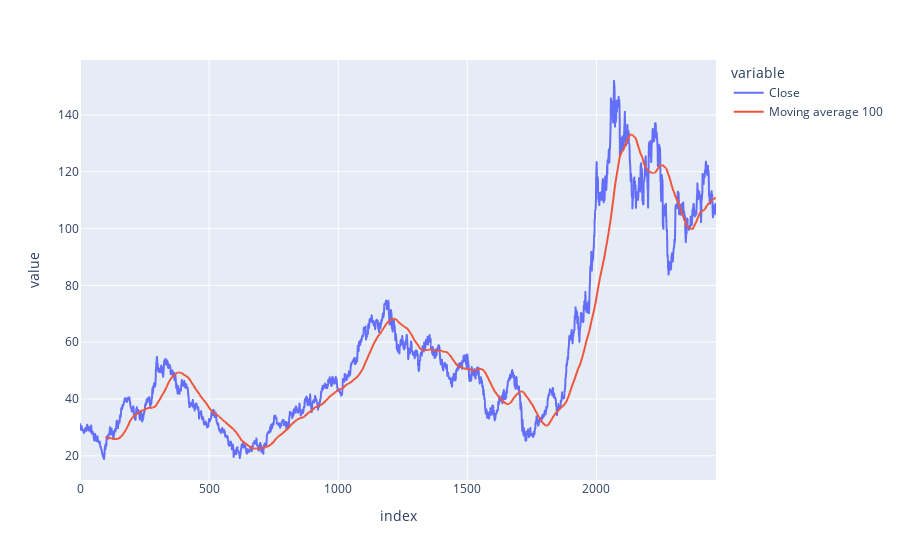

Notebook code cell kept with this figure:
### Code cell
fig1 = px.line(df, y =['Close','Moving average 100'])
fig1.show()

### Figure 1 — Plotly figure (JSON) as saved in the notebook; plotly's stock layout.template omitted (floating-point values rounded to 4 significant figures; data arrays with more than 128 entries replaced by an {"elided": "..."} marker saying what was removed)
{"data": [{"hovertemplate": "variable=Close<br>index=%{x}<br>value=%{y}<extra></extra>", "legendgroup": "Close", "line": {"color": "#636efa", "dash": "solid"}, "marker": {"symbol": "circle"}, "mode": "lines", "name": "Close", "showlegend": true, "type": "scattergl", "x": {"elided": "2464 int values"}, "xaxis": "x", "y": {"elided": "2464 float values"}, "yaxis": "y"}, {"hovertemplate": "variable=Moving average 100<br>index=%{x}<br>value=%{y}<extra></extra>", "legendgroup": "Moving average 100", "line": {"color": "#EF553B", "dash": "solid"}, "marker": {"symbol": "circle"}, "mode": "lines", "name": "Moving average 100", "showlegend": true, "type": "scattergl", "x": {"elided": "2464 int values"}, "xaxis": "x", "y": {"elided": "2464 float values"}, "yaxis": "y"}], "layout": {"legend": {"title": {"text": "variable"}, "tracegroupgap": 0}, "margin": {"t": 60}, "xaxis": {"anchor": "y", "domain": [0, 1], "title": {"text": "index"}}, "yaxis": {"anchor": "x", "domain": [0, 1], "title": {"text": "value"}}}}
